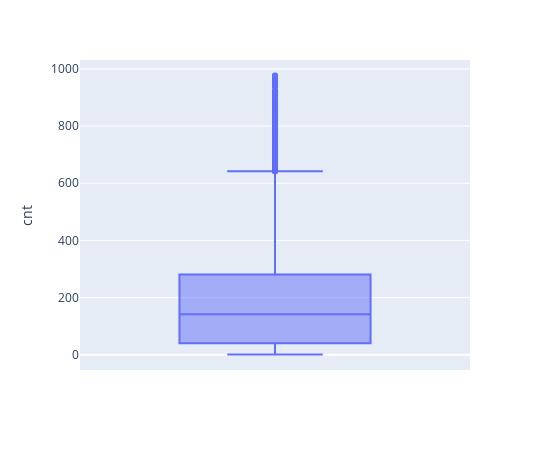

Notebook source saved alongside this figure:
### Markdown cell above
###### As we can see in the above box plot, the median value for the bike demand lies between 0 to 200. There is high outlier records in working days as compared to non working days.
###### In the season column, the lower fence for season one is much near to the median valie and the total demand in season 1 is also lower than the other seasons, while high outliers can be noticed in this season. Season 3 have a higher median for demand.
###### In the weathersit column, the third value has higher outlier. In the mnth column, the distribution of the demand have some pattern in the median value and there are more outliers in the 3rd month

### Code cell
# Checking for outlier values in the cnt column
fig = px.box(data, y="cnt", height=450, width=550)
fig.update_traces(quartilemethod="inclusive")
fig.show()

### Figure 1 — Plotly figure (JSON) as saved in the notebook; plotly's stock layout.template omitted (floating-point values rounded to 4 significant figures; data arrays with more than 128 entries replaced by an {"elided": "..."} marker saying what was removed)
{"data": [{"alignmentgroup": "True", "hovertemplate": "cnt=%{y}<extra></extra>", "legendgroup": "", "marker": {"color": "#636efa"}, "name": "", "notched": false, "offsetgroup": "", "orientation": "v", "quartilemethod": "inclusive", "showlegend": false, "type": "box", "x0": " ", "xaxis": "x", "y": {"elided": "17379 int values"}, "y0": " ", "yaxis": "y"}], "layout": {"boxmode": "group", "height": 450, "legend": {"tracegroupgap": 0}, "margin": {"t": 60}, "width": 550, "xaxis": {"anchor": "y", "domain": [0, 1]}, "yaxis": {"anchor": "x", "domain": [0, 1], "title": {"text": "cnt"}}}}
